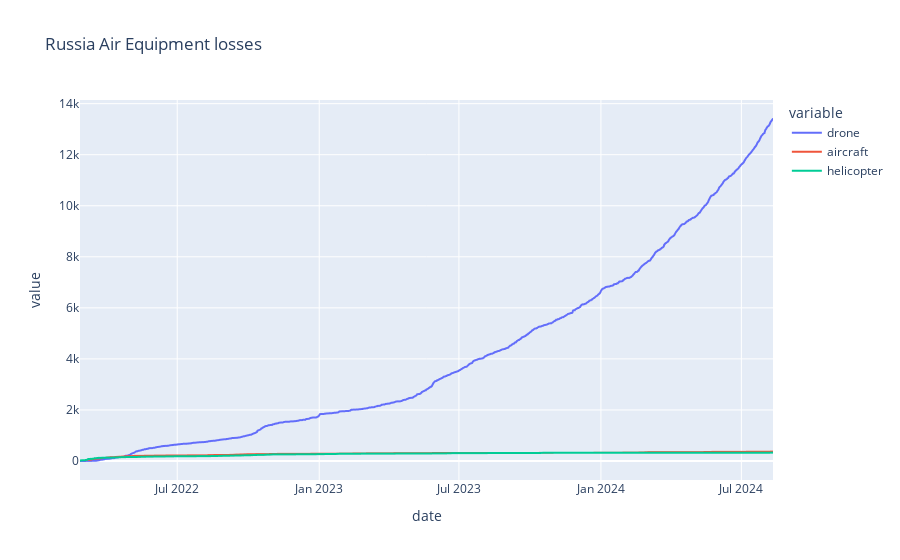
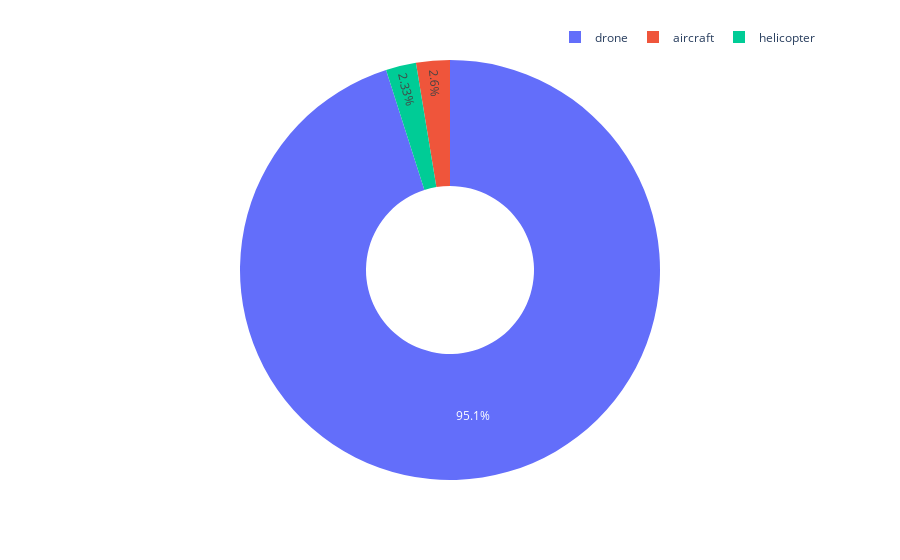

These figures' notebook cell, in order:
### Code cell
# Graph about Russia Air Equipment losses.
fig=px.line(df_loss_e,x='date',y=['drone','aircraft','helicopter'],template='plotly',title='Russia Air Equipment losses')
fig.show()

names = ['drone', 'aircraft', 'helicopter']
values = [df_loss_e['drone'].max(), df_loss_e['aircraft'].max(), df_loss_e['helicopter'].max()]
fig = px.pie(names=names, values=values, hole=0.4, template='plotly')
fig.update_layout(title_x=0.5, legend=dict(orientation='h', yanchor='bottom', y=1.02, xanchor='right', x=1))

### Figure 1 — Plotly figure (JSON) as saved in the notebook; plotly's stock layout.template omitted (floating-point values rounded to 4 significant figures; data arrays with more than 128 entries replaced by an {"elided": "..."} marker saying what was removed)
{"data": [{"hovertemplate": "variable=drone<br>date=%{x}<br>value=%{y}<extra></extra>", "legendgroup": "drone", "line": {"color": "#636efa", "dash": "solid"}, "marker": {"symbol": "circle"}, "mode": "lines", "name": "drone", "showlegend": true, "type": "scattergl", "x": {"elided": "899 str values"}, "xaxis": "x", "y": {"elided": "899 int values"}, "yaxis": "y"}, {"hovertemplate": "variable=aircraft<br>date=%{x}<br>value=%{y}<extra></extra>", "legendgroup": "aircraft", "line": {"color": "#EF553B", "dash": "solid"}, "marker": {"symbol": "circle"}, "mode": "lines", "name": "aircraft", "showlegend": true, "type": "scattergl", "x": {"elided": "899 str values"}, "xaxis": "x", "y": {"elided": "899 int values"}, "yaxis": "y"}, {"hovertemplate": "variable=helicopter<br>date=%{x}<br>value=%{y}<extra></extra>", "legendgroup": "helicopter", "line": {"color": "#00cc96", "dash": "solid"}, "marker": {"symbol": "circle"}, "mode": "lines", "name": "helicopter", "showlegend": true, "type": "scattergl", "x": {"elided": "899 str values"}, "xaxis": "x", "y": {"elided": "899 int values"}, "yaxis": "y"}], "layout": {"legend": {"title": {"text": "variable"}, "tracegroupgap": 0}, "title": {"text": "Russia Air Equipment losses"}, "xaxis": {"anchor": "y", "domain": [0.0, 1.0], "title": {"text": "date"}}, "yaxis": {"anchor": "x", "domain": [0.0, 1.0], "title": {"text": "value"}}}}

### Figure 2 — Plotly figure (JSON) as saved in the notebook; plotly's stock layout.template omitted (floating-point values rounded to 4 significant figures)
{"data": [{"domain": {"x": [0.0, 1.0], "y": [0.0, 1.0]}, "hole": 0.4, "hovertemplate": "label=%{label}<br>value=%{value}<extra></extra>", "labels": ["drone", "aircraft", "helicopter"], "legendgroup": "", "name": "", "showlegend": true, "type": "pie", "values": [13399, 366, 328]}], "layout": {"legend": {"orientation": "h", "tracegroupgap": 0, "x": 1, "xanchor": "right", "y": 1.02, "yanchor": "bottom"}, "margin": {"t": 60}, "title": {"x": 0.5}}}
